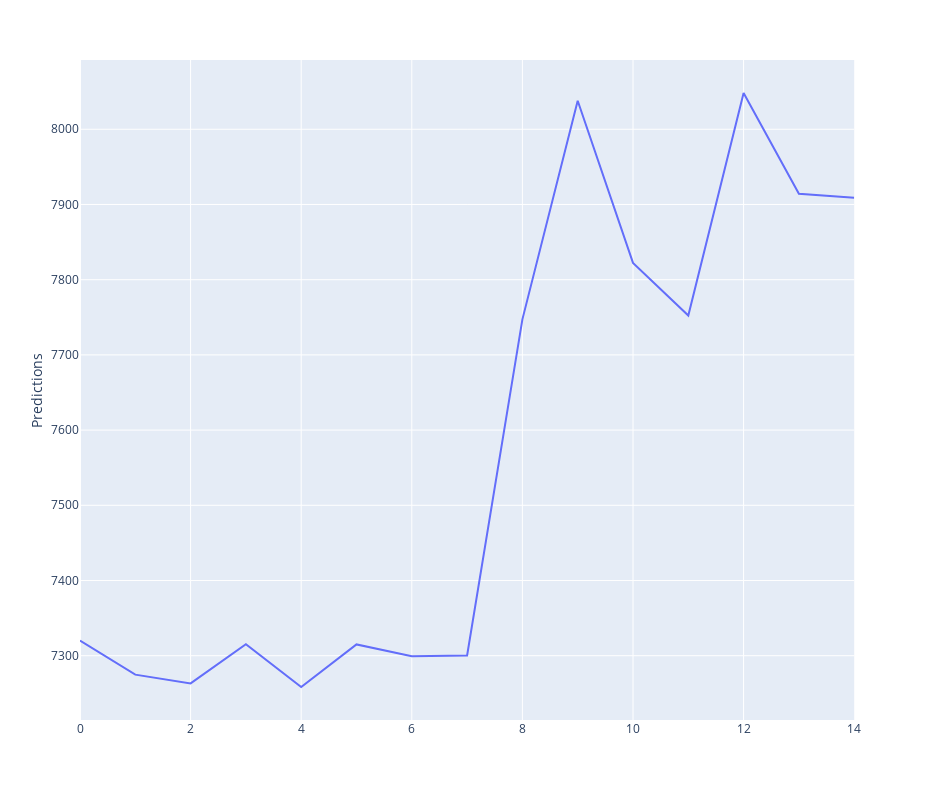

Write notebook code for a chart like this one.
### Code cell
fig = px.line(actuals_vs_predictions, y = 'Predictions')
fig.update_layout(autosize = True, height = 800, width = 950)
fig.update_yaxes(automargin=True)

### Figure 1 — Plotly figure (JSON) as saved in the notebook; plotly's stock layout.template omitted (floating-point values rounded to 4 significant figures)
{"data": [{"hoverlabel": {"namelength": 0}, "hovertemplate": "Predictions=%{y}", "legendgroup": "", "line": {"color": "#636efa", "dash": "solid"}, "mode": "lines", "name": "", "showlegend": false, "type": "scatter", "xaxis": "x", "y": [7320.0, 7275.0, 7263.0, 7315.0, 7258.0, 7315.0, 7299.0, 7300.0, 7747.0, 8038.0, 7822.0, 7752.0, 8048.0, 7914.0, 7909.0], "yaxis": "y"}], "layout": {"autosize": true, "height": 800, "legend": {"tracegroupgap": 0}, "margin": {"t": 60}, "width": 950, "xaxis": {"anchor": "y", "autorange": true, "domain": [0, 0.98], "range": [0, 14]}, "yaxis": {"anchor": "x", "automargin": true, "autorange": true, "domain": [0, 1], "range": [7214.0, 8092.0], "title": {"text": "Predictions"}, "type": "linear"}}}
